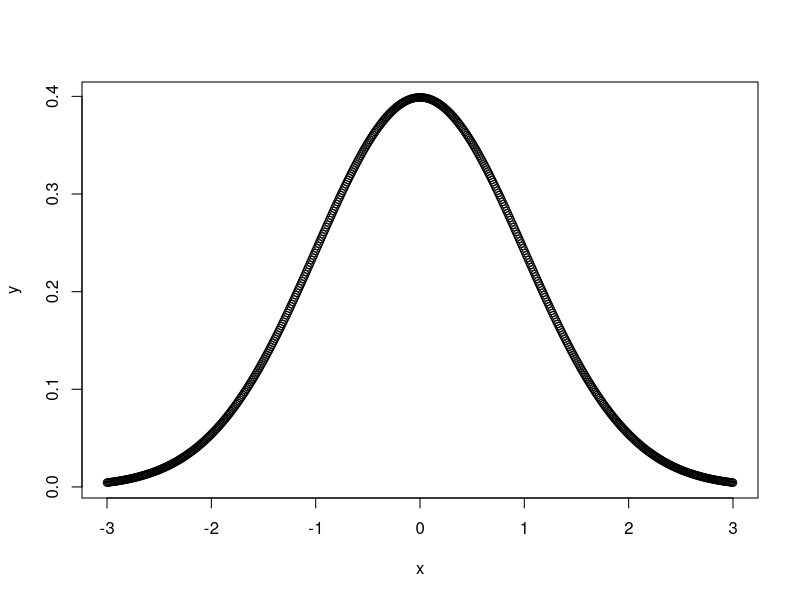
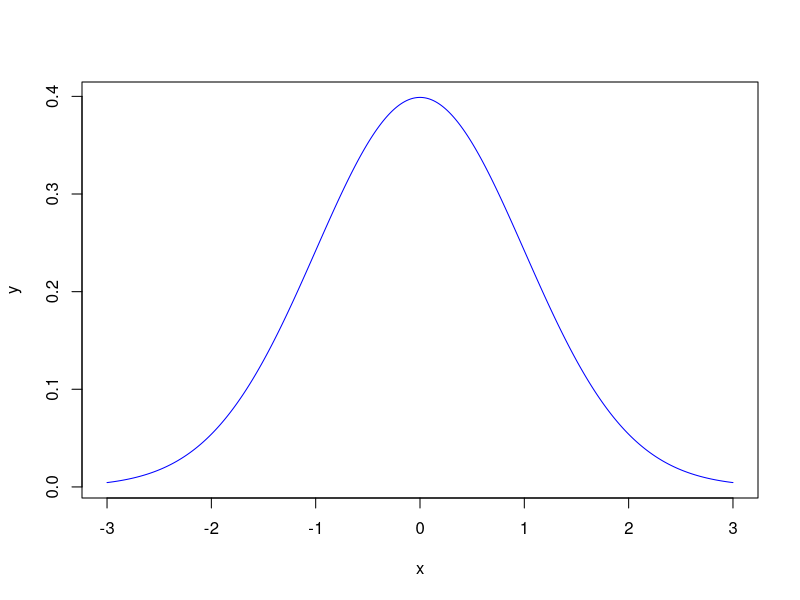
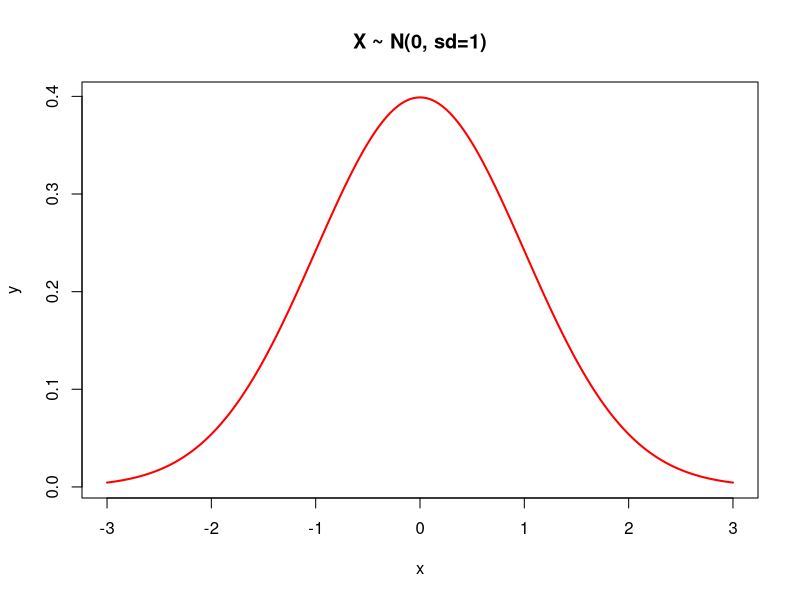
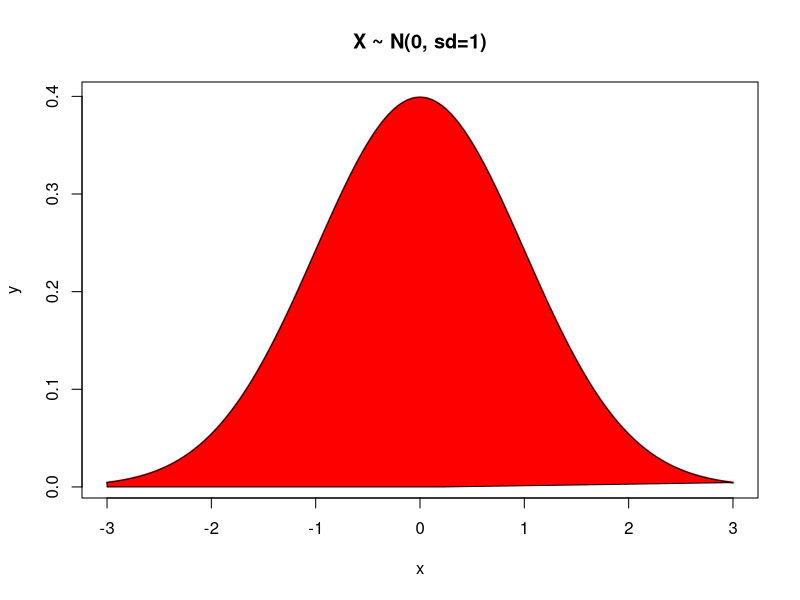
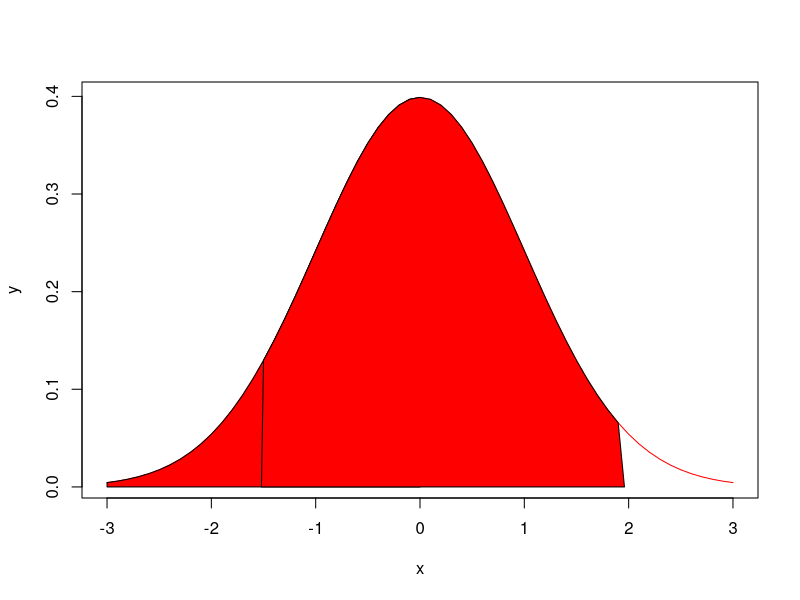

The R script that drew these images, in order:
# to learn normal curve and probabilities

# create standard normal curve 
# (mean=0 and sd =1)

x=seq(from=-3, to=+3 , by=0.01)
y=dnorm(x,mean=0,sd=1)
plot(x,y)
plot(x,y,type="l", col="blue")
plot(x, y, type = "l", col = "red", main = "X ~ N(0, sd=1)", lwd = 2)





# Create a sequence of x values from -3 to 3 with an increment of 0.01
x <- seq(from = -3, to = 3, by = 0.01)

# Calculate the y values for the standard normal distribution
y <- dnorm(x, mean = 0, sd = 1)

# Plot the standard normal curve
plot(x, y, type = "l", col = "red", main = "X ~ N(0, sd=1)", lwd = 2)

# Shade the area under the curve

polygon(c(-3,x,0.24) , c(0,y,0),col="red")

 
# Generate the sequence for x from -3 to 3
x <- seq(from = -3, to = 3, by = 0.1)

# Calculate the corresponding y values using the normal density function
y <- dnorm(x, mean = 0, sd = 1)

# Plot the entire curve from -3 to 3
plot(x, y, type = "l", col = "red")

# Shade the area under the curve from -3 to 0
polygon(c(-3, seq(-3, 0, by = 0.1), 0), c(0, dnorm(seq(-3, 0, by = 0.1), mean = 0, sd = 1), 0), col = "red")


# Subset the x and y values for the range -1.52 to 1.96
x_subset <- x[x >= -1.52 & x <= 1.96]
y_subset <- y[x >= -1.52 & x <= 1.96]

# Shade the area under the curve from -1.52 to 1.96 using the subset of y
polygon(c(-1.52, x_subset, 1.96), 
        c(0, y_subset, 0), 
        col = "red")

